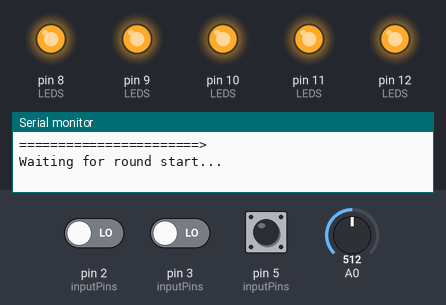
A sketch run on a simulated Arduino Uno, built with avr-gcc and run on an emulated ATmega328P. Parts: output pins drawn as LEDs (lit = HIGH), the last lines printed to the serial monitor. The test bench sets the inputs (shaded band); at power-on: pin 5 (inputPins) LOW, pin 2 (inputPins) LOW, pin 3 (inputPins) LOW, A0 = 512. Random numbers use the default seed unless the sketch sets one.

Above: at 1.2 s.
1.3 s: pin 5 (inputPins) driven HIGH
At 1.8 s:
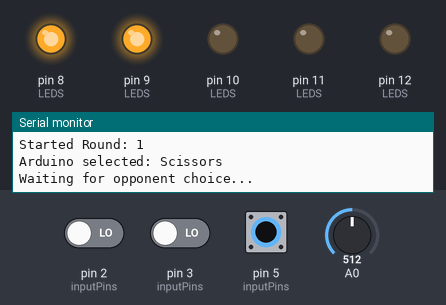
2.8 s: pin 2 (inputPins) driven HIGH
At 4.0 s:
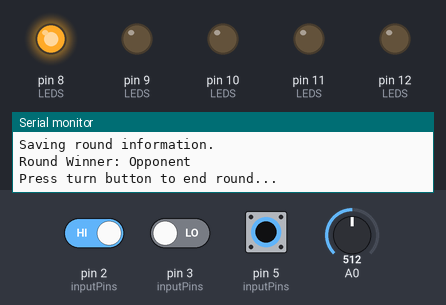
4.3 s: pin 5 (inputPins) pulsed LOW 2 times (0.12 s each, 0.3 s apart)
At 5.0 s:
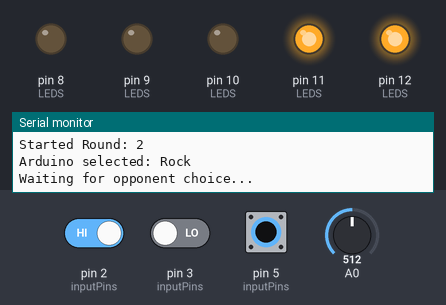
6.4 s: pin 3 (inputPins) driven HIGH
At 7.0 s:
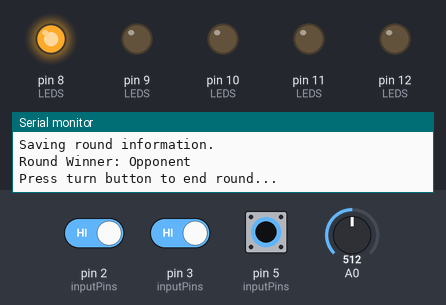
Timing chart, 0 to 8.9 s (numbered marks = the images above; inputs shaded):
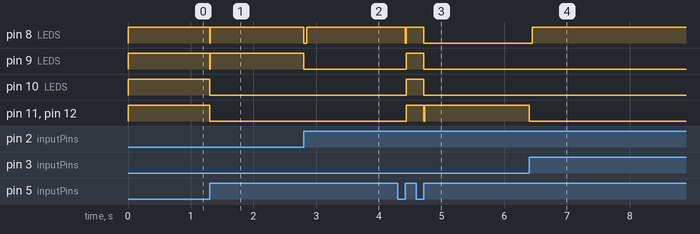

Measured:
- after the input at 1.3 s, pin 8 (LEDS), pin 9 (LEDS): HIGH → LOW at once, → HIGH 0.01 s later; pin 10 (LEDS), pin 11 (LEDS), pin 12 (LEDS): HIGH → LOW at once
- after the input at 2.8 s, pin 8 (LEDS): HIGH → LOW at once, → HIGH 0.05 s later; pin 9 (LEDS): HIGH → LOW at once
- after the input at 4.3 s, pin 8 (LEDS): HIGH → LOW after 0.12 s, → HIGH 0.02 s later, → LOW 0.28 s later; pin 9 (LEDS), pin 10 (LEDS): LOW → HIGH after 0.14 s, → LOW 0.28 s later; pin 11 (LEDS), pin 12 (LEDS): LOW → HIGH after 0.14 s, → LOW 0.28 s later, → HIGH 0.01 s later
- after the input at 6.4 s, pin 8 (LEDS): LOW → HIGH after 0.05 s; pin 11 (LEDS), pin 12 (LEDS): HIGH → LOW at once

The sketch:

RPS_Algo_1.ino
```cpp
/*
  Configure the pins for the buttons and LEDS here
  -----------------------------------------------------
*/
const int BTN1 = 3;  // Button closest to header pins
const int BTN2 = 4;  // Button fartheest from LEDs
const int BTN3 = 5;  // Button farthest from header pins
const int BTN4 = 2;  // Button closest to LEDs

const int LED1 = 12;  // Leftmost LED
const int LED2 = 11;
const int LED3 = 10;
const int LED4 = 9;
const int LED5 = 8;  // Rightmost LED
/*
  ---------------------------------------------------
*/

const int BTN_PRESSED_SIGNAL = LOW;

/*
  Ordered such that index of LED in LEDS is their bit position in LED double bit pattern
  E.g. for Sample Pattern: 1101010000
  pattern:        11    01    01    00    00
  Bit Pos:         4     3     2     1     0
  Assigned LED: LED1  LED2  LED3  LED4  LED5
*/
const int LEDS[] = { LED5, LED4, LED3, LED2, LED1 };
const int LED_COUNT = 5;


/*
  LED Double Bit Pattern uses 2 bits for each LED:
  00 -> off
  01 -> blinking
  11 -> on

  You can combine the enumerated types to make a simple LED pattern, e.g.
  LED1 is on, but LED2 and LED3 will be blinking
  = LED1_ON | LED2_BLINKING | LED3_BLINKIng
*/
enum LEDDoubleBitPattern {
  LED_OFF=0b000,
  LED_BLINKING=0b001,
  LED_ON=0b011,

  /*
  LEDs are ordered left to right, so bit pattern:
  Case: LED1 stable, LED2 and LED3 blinking
  Sample pattern: 11   01   01   00   00
  Bit Pos:        4    3    2    1    0
  Assigned LED:   LED1 LED2 LED3 LED4 LED5
  */

  LED5_OFF      = LED_OFF      << 0,
  LED5_BLINKING = LED_BLINKING << 0,
  LED5_ON       = LED_ON       << 0,

  // left shift by 2 as each LED has 2 bits asssigned to it
  LED4_OFF      = LED_OFF      << 2,
  LED4_BLINKING = LED_BLINKING << 2,
  LED4_ON       = LED_ON       << 2,

  LED3_OFF      = LED_OFF      << 4,
  LED3_BLINKING = LED_BLINKING << 4,
  LED3_ON       = LED_ON       << 4,

  LED2_OFF      = LED_OFF      << 6,
  LED2_BLINKING = LED_BLINKING << 6,
  LED2_ON       = LED_ON       << 6,

  LED1_OFF      = LED_OFF      << 8,
  LED1_BLINKING = LED_BLINKING << 8,
  LED1_ON       = LED_ON       << 8,

  ALL_LEDS_ON = 0b01111111111,
  ALL_LEDS_BLINKING = 0b0101010101,
};

/*
  Mapping of buttons to the round
*/
const int TURN_BTN = BTN3;   // Start the current turn.
const int ROCK_BTN = BTN4;   // Opponent selects rock.
const int PAPER_BTN = BTN1;  // Opponent selects paper.
const int SCR_BTN = BTN2;    // Opponent selects scissors.
int RPS_BTNS[] = { ROCK_BTN, PAPER_BTN, SCR_BTN};
int RPS_BTN_COUNT = 3;

/*
  Set of system states for the LED
*/
enum SystemLEDState {
  WaitingForRound = ALL_LEDS_BLINKING,
  WaitingForOpponent = LED5_BLINKING,
  WaitingForArduino = LED1_BLINKING,
  ArduinoWonRound = LED1_ON,
  OpponentWonRound = LED5_ON,
  Draw = LED1_ON | LED5_ON,
  OutOfRounds = LED_OFF,
  ShowingRPSRock = LED1_ON | LED2_ON ,
  ShowingRPSPaper = LED3_ON,
  ShowingRPSScissors = LED4_ON | LED5_ON,
};

/*
  Enumerated type for the round results.
*/
enum RoundResult {
  Round_None=0,
  Round_Lost=1,
  Round_Draw=2,
  Round_Won=3
};


/*
  Enumerated type for the rock paper scissors choices
*/
enum RPSChoice {
  RPS_None = -1,
  RPS_Rock = 0,
  RPS_Paper = 1,
  RPS_Scissors = 2
};

enum strategies {
  Random_Choice = 0,
  Counter_Opp_Rotation = 1,
  Beat_Last_Input = 2,
  Play_Previous_Losing = 3,
  Counter_Rotation = 4,
  Win_Stay_Lose_Shift = 5,
  Win_Replay_Lose_Shift = 6
};

/*
  Global variables to manage the the rounds
  MAX_ROUNDS : Maximum number of rounds Arduino can play before it has to be reset, in essence how many rounds it can remember
  roundsPlayed : The number of rounds played by the Arduino
  arduinoChoices : The set of RPS Choices made by the Arduino in previous rounds.
  opponentChoices : The set of RPS Choices made by the opponent in previous rounds.
  roundResults : The set of round results for previous rounds.
*/
const int MAX_ROUNDS = 50;
int roundsPlayed;
RPSChoice arduinoChoices[MAX_ROUNDS];
RPSChoice opponentChoices[MAX_ROUNDS];
RoundResult roundResults[MAX_ROUNDS];

void printTime(const char* str, unsigned long time){
  Serial.print(time);
  Serial.print(" : ");
  Serial.println(str);
}

void printTime(const char* str) { printTime(str, millis()); }

void millisDelay(unsigned long interval){
  unsigned long startingMillis = millis();
  while ( millis() - startingMillis < interval );
}

bool isBitHigh(long n, int pos){
  // Bits are numbered from right to left
  // 3 2 1 0
  // 1 0 0 1
  unsigned long bt = 1 << pos;
  return ( (n & bt) != 0 );
}

void bin(unsigned int n){
  for ( int i=10; i >= 0; i-- ){
    Serial.print( isBitHigh(n, i) ? "1" : "0" );
  }
  Serial.println();
}

void setLEDsToPattern(unsigned int LEDBits){
  /*
    Sets LEDs to the specified bit pattern, uses singe bits
  */
  int leds[] = { LED1, LED2, LED3, LED4, LED5 };
  const char* inf[] = {"LED5", "LED4", "LED3", "LED2", "LED1" };
  int ledCnt = 5;

  for(int bitPos=ledCnt-1; bitPos >= 0; bitPos--){
    if ( isBitHigh(LEDBits, bitPos) )
      digitalWrite(leds[ledCnt-1-bitPos], HIGH);
    else
      digitalWrite(leds[ledCnt-1-bitPos], LOW);
  }

}

void setLEDsToDoubleBitPattern(unsigned int pattern, int blinkingLEDValue){
  /*
    Sets the LEDs to the specified double bit pattern, takes a blinking LED value for LEDs that are set to be blinking
    Uses double bits, see the enum LEDDoubleBitPattern for more information
  */

  unsigned int mask = 0b11;
  unsigned int curLedBits;

  for(int ledPos=0; ledPos < LED_COUNT; ledPos++){
    // Get the bit pair for the current LED by
    // shifting pattern so that bit pair is far right
    // and then anding with mask so only bit pairs are visible
    curLedBits = (pattern >> (ledPos*2)) & mask;

    if ( curLedBits == LED_ON){
      digitalWrite(LEDS[ledPos], HIGH);
    }
    else if (curLedBits == LED_BLINKING)
    {
      digitalWrite(LEDS[ledPos], blinkingLEDValue);
    }
    else
    {
      digitalWrite(LEDS[ledPos], LOW);
    }
  }

}

void setLEDsToDoubleBitPattern(unsigned int pattern) { setLEDsToDoubleBitPattern(pattern, LOW); }

void resetLEDs(){ setLEDsToDoubleBitPattern(LED_OFF); }

unsigned int LEDPatternForGamResult(RoundResult result){
  /*
    Returns the associated LED Pattern that represents a specific round result
  */
  unsigned int pattern;
  switch ( result ){
    case Round_Draw:
      pattern = Draw;
      break;

    case Round_Won:
      pattern = ArduinoWonRound;
      break;

    case Round_Lost:
      pattern = OpponentWonRound;
      break;

    default:
    return;
  }
  return pattern;
}

RPSChoice RBSBtnToChoice (int RPSBtn){
  /*
    Takes one of the RPS buttons and returns the associated enum for that RPS option
  */
  switch ( RPSBtn ){
    case ROCK_BTN:
      return RPS_Rock;

    case PAPER_BTN:
      return RPS_Paper;

    case SCR_BTN:
      return RPS_Scissors;

    default:
      Serial.println("RPS Button had no match!");
      return RPS_None;
  }
}

unsigned int LEDPatternForRPSChoice(RPSChoice choice, bool isOpponent){
  /*
    Returns the associated LED Pattern that represents a specific RPS Choice
    isOpponent is used to determine which player light should be on.
  */
  unsigned int choicePattern;
  unsigned int player = LED_OFF;

  switch(choice){
    case RPS_Rock:
      choicePattern = ShowingRPSRock;
      break;

    case RPS_Paper:
      choicePattern = ShowingRPSPaper;
      break;

    case RPS_Scissors:
      choicePattern = ShowingRPSScissors;
      break;

    default:
      return;
  }
  return player | choicePattern;
}

void blinkLEDs(unsigned int pattern, unsigned long interval, int blinkCount){
  /*
    Takes an LED Double Bit Pattern and blinks leds that have their bit pair set to blinking
  */

  resetLEDs();

  while ( blinkCount > 0 ){
    // set the state of the LEDs
    setLEDsToDoubleBitPattern(pattern, HIGH);
    millisDelay(interval);
    setLEDsToDoubleBitPattern(pattern, LOW);
    millisDelay(interval);

    blinkCount--;
  }

  resetLEDs();
}

int waitForBtnPressAndBlinkLEDs(int btns[], int btnCount, unsigned int ledPattern){
  /*
    Waits for any of the given buttons to be pressed, while blinking the LEDs at the specified interval
    Returns the pin of the button pressed
    ledPattern is an led double bit pattern
  */

  if ( btnCount < 1 ) return -1;

  int pressedBtn = -1;
  unsigned long start;
  unsigned long interval = 500;
  unsigned long cur;
  int curInterval = 0, prevInterval = -1 ;
  int curBlinkingValue = HIGH;

  // LEDS start high
  setLEDsToDoubleBitPattern(ledPattern, curBlinkingValue);
  start = millis();

  while ( pressedBtn == -1 ){

    // check the button for state
    for(int i=0; i < btnCount; i++) {
      if (digitalRead(btns[i]) == BTN_PRESSED_SIGNAL) {
        pressedBtn = btns[i];
        // block till button is released
        while ( digitalRead(pressedBtn) == BTN_PRESSED_SIGNAL );
        break;
      }
    }

    if ( pressedBtn != -1 ) break;

    // set the state of the LEDs
    cur = millis();
    curInterval = (int)((cur - start) / interval);
    if (cur != start && (cur - start) % interval  == 0 && prevInterval != curInterval ){
      // If an interval has passed we have to toggle the LEDs
      curBlinkingValue = !curBlinkingValue;
      setLEDsToDoubleBitPattern(ledPattern, curBlinkingValue);

      // set the new interval
      prevInterval = curInterval;
    }
  }

  resetLEDs();
  return pressedBtn;
}

int waitForBtnPressAndBlinkLEDs(int btn, unsigned int ledPattern){
  int btnArr[] = { btn };
  return waitForBtnPressAndBlinkLEDs(btnArr, 1, ledPattern);
}


RoundResult determineRoundResults(RPSChoice arduinoChoice, RPSChoice opponentChoice){
  /*
    Returns enum indicating whether arduino won, lost or was a draw.
  */

  // should never have RPS_None here but handle it just in case
  if ( arduinoChoice == RPS_None || opponentChoice == RPS_None ){
    return Round_None;
  }

  /*
    We can use simple math to solve the problem
    Since rock < paper < scissors < rock ...,
    Is cyclic, we can use modulo, hence
    rock = 0
    paper = 1
    scissors = 2

    For a given choice at i, choice at (i+1 % 3) always beats choice at i
  */

  if ( opponentChoice == (arduinoChoice+1) % 3 ){
    // opponent selected choice that beats Arduino
    return Round_Lost;
  }
  else if ( opponentChoice == arduinoChoice ){
    return Round_Draw;
  } else {
    return Round_Won;
  }
}


void saveRound(RPSChoice arduinoChoice, RPSChoice opponentChoice, RoundResult roundResult){
  /*
    Saves the results of the round in the arrays and increments our roundCount
    arduinoChoice is saved in arduinoChoices array
    opponentChoice is saved in opponentChoices array
    roundResult is saved in roundResults array
  */

  arduinoChoices[roundsPlayed] = arduinoChoice;
  opponentChoices[roundsPlayed] = opponentChoice;
  roundResults[roundsPlayed] = roundResult;
  roundsPlayed++;
}

String RoundResToWinner(RoundResult gs){
  /*
    Returns the string of the round winner based on the round result
  */
  switch(gs){
    case Round_Draw:
      return "Draw";

    case Round_Won:
      return "Arduino";

    case Round_Lost:
      return "Opponent";

    case Round_None:
      return "None";
  }
}

String RPSChoiceToStr(RPSChoice choice) {
  /*
    Returns the string version of an RPS choice
  */
  switch(choice){
    case RPS_Rock:
      return "Rock";

    case RPS_Paper:
      return "Paper";

    case RPS_Scissors:
      return "Scissors";

    case RPS_None:
      return "None";
  }
}

RPSChoice randRPS(){
  /*
    Returns a random rps choice
  */
  return (RPSChoice)random(RPS_Rock, RPS_Scissors+1);
}


RPSChoice winningChoiceAgainst(RPSChoice choice){
  /*
    Returns the RPS choice that wins against choice.
    e.g. winningChoiceAgainst(RPS_Rock) = RPS_Paper
  */
  return (RPSChoice)((choice+1) % 3);
}

RPSChoice losingChoiceAgainst(RPSChoice choice){
  /*
    Returns the RPS choice that loses against choice.
    e.g. losingChoiceAgainst(RPS_Rock) = RPS_Scissors
  */
  return (RPSChoice)((choice+3) % 3);
}

RPSChoice beat_last_input(int prev_round){
  return (RPSChoice)((opponentChoices[prev_round]+1) % 3);
}

RPSChoice beat_last_input_counter(int prev_round){
  return (RPSChoice)winningChoiceAgainst(prev_round);
}

//unsure if this is correct
RPSChoice play_prev_losing(int prev_round){
  RPSChoice choice = arduinoChoices[prev_round];
  RPSChoice losing_choice = losingChoiceAgainst(choice);
  return losing_choice;

}

RPSChoice play_prev_losing_counter(int prev_round){

  RPSChoice normal_choice = play_prev_losing(prev_round);
  RPSChoice counter_choice = winningChoiceAgainst(normal_choice);
  return counter_choice;
}

RPSChoice counter_opp_rotation(int prev_round){
  RPSChoice prev_round_results = opponentChoices[prev_round];
  RPSChoice prev_round_results_2 = opponentChoices[prev_round-1];

  RPSChoice rotation = abs(prev_round_results_2 - prev_round_results);

  RPSChoice rotation_counter = opponentChoices[prev_round]+rotation+1;
  if (rotation_counter == 3){
    rotation = 0;
  }

  return rotation_counter;

}

RPSChoice counter_opp_rotation_counter(int prev_round){

  RPSChoice normal_choice = counter_opp_rotation(prev_round);
  RPSChoice counter_choice = winningChoiceAgainst(normal_choice);
  return counter_choice;

}

RPSChoice win_stay_lose_shift(int prev_round){

  RPSChoice choice;
  if (roundResults[prev_round] == Round_Won){
    choice = opponentChoices[prev_round];
  }else{
    choice = winningChoiceAgainst(opponentChoices[prev_round]);
  }
  return choice;
}

RPSChoice win_stay_lose_shift_counter(int prev_round){
  RPSChoice choice;
  RPSChoice opp_move = win_stay_lose_shift(prev_round);
  choice = winningChoiceAgainst(opp_move);
  return choice;
}

RPSChoice win_replay_lose_shift(int prev_round){
  RPSChoice choice;
  if (roundResults[prev_round] == Round_Won){
    choice = arduinoChoices[prev_round];
  }else{
    choice = winningChoiceAgainst(opponentChoices[prev_round]);
  }
  return choice;
}

RPSChoice win_replay_lose_shift_counter(int prev_round){
  RPSChoice choice;
  RPSChoice opp_move = win_replay_lose_shift(prev_round);
  choice = winningChoiceAgainst(opp_move);
  return choice;
}

//******************************************************************
// TODO Modify this function
//******************************************************************

RPSChoice use_strategy(strategies strategy){
  switch (strategy){
    case (0):
      return randRPS();
    case (1):
      return counter_opp_rotation(roundsPlayed-1);
    case (2):
      return beat_last_input_counter(roundsPlayed-1);
    case (3):
      return play_prev_losing_counter(roundsPlayed-1);
    case (4):
      return counter_opp_rotation_counter(roundsPlayed-1);
    case (5):
      return win_stay_lose_shift_counter(roundsPlayed-1);
    case (6):
      return win_replay_lose_shift_counter(roundsPlayed-1);
  }
}

strategies guess_strategy(){

  int counter = 0;
  strategies list_strats[6];

  if (win_replay_lose_shift(roundsPlayed-2) == opponentChoices[roundsPlayed-1]){
    list_strats[counter] = Win_Replay_Lose_Shift;
    counter++;
  }else if(win_stay_lose_shift(roundsPlayed-2) == opponentChoices[roundsPlayed-1]){
    list_strats[counter] = Win_Stay_Lose_Shift;
    counter++;
  }else if(counter_opp_rotation(roundsPlayed-2) == opponentChoices[roundsPlayed-1]){
    list_strats[counter] = Counter_Rotation;
    counter++;
  }else if(play_prev_losing(roundsPlayed-2) == opponentChoices[roundsPlayed-1]){
    list_strats[counter] = Beat_Last_Input;
    counter++;
  }else if(beat_last_input(roundsPlayed-2) == opponentChoices[roundsPlayed-1]){
    list_strats[counter] = Play_Previous_Losing;
    counter++;
  }else{
    list_strats[counter] = Random_Choice;
    counter++;
    list_strats[counter] = Counter_Opp_Rotation;
    counter ++;
  }

  strategies choice = list_strats[random(0,counter)];
  return choice;
}

RPSChoice makeRPSChoice(){
  /*
    Returns choice made by an Arduino for a round.

    TODO: Complete this function.

    Available global variables:
      arduinoChoices : The set of RPS Choices made by the Arduino in previous rounds.
      opponentChoices : The set of RPS Choices made by the opponent in previous rounds.
      roundResults : The set of round results for previous rounds.
      roundsPlayed : The number of rounds played by the Arduino.

    Available functions:
      randRPS
      winningChoiceAgainst
      losingChoiceAgainst
      RPSChoiceToStr
      RoundResToWinner
  */

  strategies strategy;
  if (roundsPlayed == 0){
    strategy = Random_Choice;
  }else if (roundsPlayed == 1){
    strategy = random(0, 7);
  }else if (roundsPlayed > 1){
    strategy = guess_strategy();
  }

  // fixed choice implementation
  RPSChoice choice;
  choice = use_strategy(strategy);
  return choice;
}
//******************************************************************
//******************************************************************


void setup() {
  // Set the frequency of the serial output, will be the frequency required in the serial monitor
  Serial.begin(9600);

  int outputPins[]= { LED1, LED2, LED3, LED4, LED5 };
  int inputPins[] = { BTN1, BTN2, BTN3, BTN4 };

  /*
    Set the mode for output pins to output
  */
  for ( int pin : outputPins ){
    pinMode(pin, OUTPUT);
  }

  /*
    Set the mode for input pins to input
  */
  for ( int pin : inputPins ){
    pinMode(pin, INPUT);
  }

  // Initialize our round global variables
  roundsPlayed = 0;
  for (int i = 0; i < MAX_ROUNDS; i++){
    arduinoChoices[i] = RPS_None;
    opponentChoices[i] = RPS_None;
    roundResults[i] = Round_None;
  }

  // Initialize seed for random,
  randomSeed(analogRead(0));
  srand(analogRead(0));
}


void loop() {

  Serial.println("=======================>");

  if ( roundsPlayed >= MAX_ROUNDS ){
      resetLEDs();
      Serial.println("Out of Rounds");
      return;
  }

  // Wait for the turn button to be pressed
  Serial.println("Waiting for round start...");
  waitForBtnPressAndBlinkLEDs(TURN_BTN, WaitingForRound);
  Serial.print("Started Round: ");
  Serial.println(roundsPlayed+1);

  RPSChoice opponentChoice, arduinoChoice;
  RoundResult result;

  // Arduino makes its choice first
  arduinoChoice = makeRPSChoice();

  // show arduino choice
  Serial.println("Arduino selected: " + RPSChoiceToStr(arduinoChoice));

  // Now listen to get the choice the opponent made
  // While listening  for opponent choice, we show the arduino choice
  Serial.println("Waiting for opponent choice...");
  opponentChoice = RBSBtnToChoice(waitForBtnPressAndBlinkLEDs(RPS_BTNS, RPS_BTN_COUNT, LEDPatternForRPSChoice(arduinoChoice, false)));

  Serial.println("Opponent selected: " + RPSChoiceToStr(opponentChoice));

  // determine the result
  result = determineRoundResults(arduinoChoice, opponentChoice);

  // save the result
  Serial.println("Saving round information.");
  saveRound(arduinoChoice, opponentChoice, result);

    // Show round results on LEDs while listening for end round
  Serial.println("Round Winner: " + RoundResToWinner(result));
  Serial.println("Press turn button to end round...");
  waitForBtnPressAndBlinkLEDs(TURN_BTN, LEDPatternForGamResult(result));

  Serial.println("=======================>");
}
```
